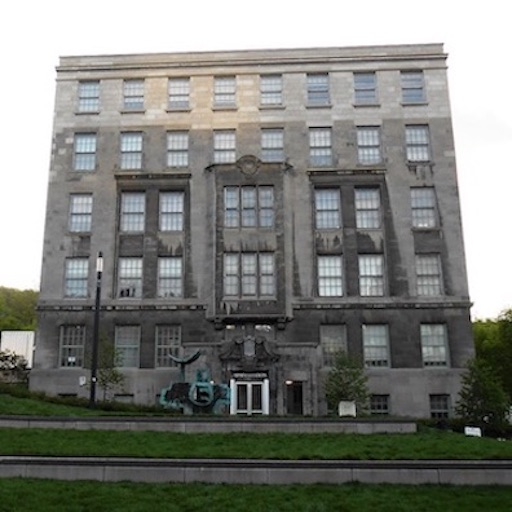
%> input picture A2/james.jpg, 512 x 512 px
$ octave --eval "heat_equation(imread('james.jpg'));"   (GNU Octave 9; MATLAB toolbox functions it lacks are replaced by stand-ins)
%> lines starting %> are read from the running program, lines starting %| are printed output that depends on the picture
%-------------------------- Heat Equation---------------------------------%
function heat_equation(image)
% Select green channel of the input image

im_green = image(:,:,2); % Green channel
im_green = im2double(im_green);
%> im_green: size 512x512 double

% imshow(im_green,[0 255]);

% Blur the image to generate a family of smoothed images, with smoothing
% scales sigma = 4,8,12,16
im_gauss4 = imgaussfilt(im_green,4);
im_gauss8 = imgaussfilt(im_green,8);
im_gauss12 = imgaussfilt(im_green,12);
im_gauss16 = imgaussfilt(im_green,16);
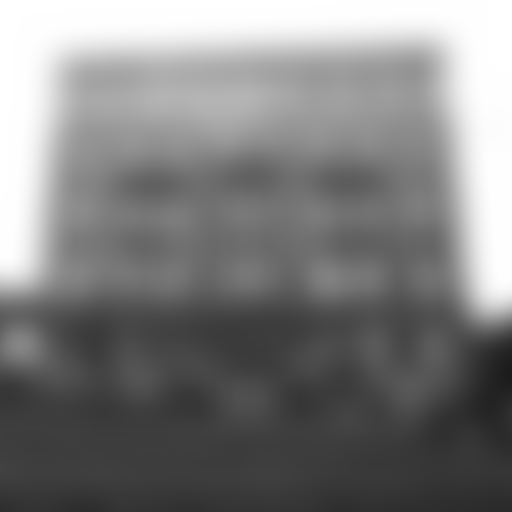
%> im_gauss16: size 512x512 double; min 0.108, max 1, mean 0.503

%==================== Implement heat equation ============================%

% Calculate the total diffution time corresponding to sigma = 4,8,12,16
total_time4 = 0.5*4^2;
total_time8 = 0.5*8^2;
total_time12 = 0.5*12^2;
total_time16 = 0.5*16^2;

% Set number of iteration
iter1 = 10;
iter2 = 35;
iter3 = 85;
iter4 = 130;

% Then we can get our delta_t
delta_t_4 = total_time4/iter1;
delta_t_8 = total_time8/iter2;
delta_t_12 = total_time12/iter3;
delta_t_16 = total_time16/iter4;

% Get size of padded image
[rows,cols] = size(im_green);
%> rows = 512; cols = 512

% Heat equation smoothing with time_step4
im_curr4 = im_green;
for i=0:delta_t_4:iter1
    im_next4 = zeros(rows,cols);

    [gx, gy] = gradient(im_curr4);
    [gxx, gxy] = gradient(gx);
    [gxy, gyy] = gradient(gy);

    im_next4 = im_curr4+delta_t_4*(gxx+gyy);
    %figure,imshow(im_next4);
    im_curr4 = im_next4;
end

im_time_step4 = im_curr4;

% Heat equation smoothing with time_step8
im_curr8 = im_green;
for i=0:delta_t_8:iter2
    im_next8 = zeros(rows,cols);

    [gx, gy] = gradient(im_curr8);
    [gxx, gxy] = gradient(gx);
    [gxy, gyy] = gradient(gy);

    im_next8 = im_curr8+delta_t_8*(gxx+gyy);
    %figure,imshow(im_next8);
    im_curr8 = im_next8;
end
%> this loop made 39 passes
%> pass 1, in heat_equation, `[gxy, gyy] = gradient(gy);`:
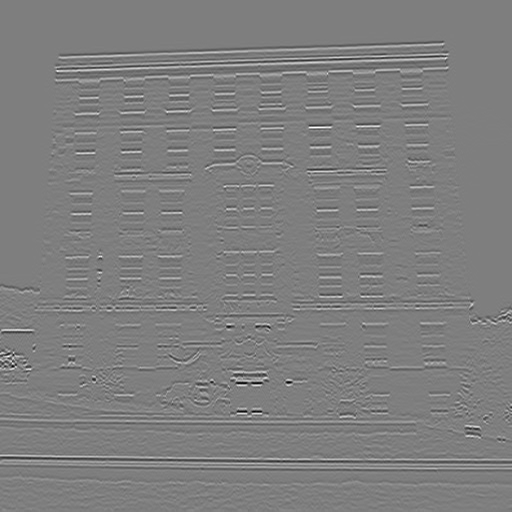
%> gyy: size 512x512 double; min -0.283, max 0.286, mean 5.11e-06; drawn with min black and max white
%> pass 1, in heat_equation, `im_next8 = im_curr8+delta_t_8*(gxx+gyy);`:
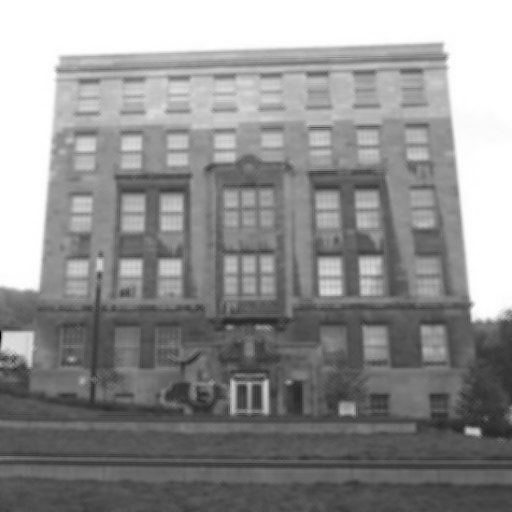
%> im_next8: size 512x512 double; min -0.155, max 1, mean 0.503; drawn with min black and max white

im_time_step8 = im_curr8;
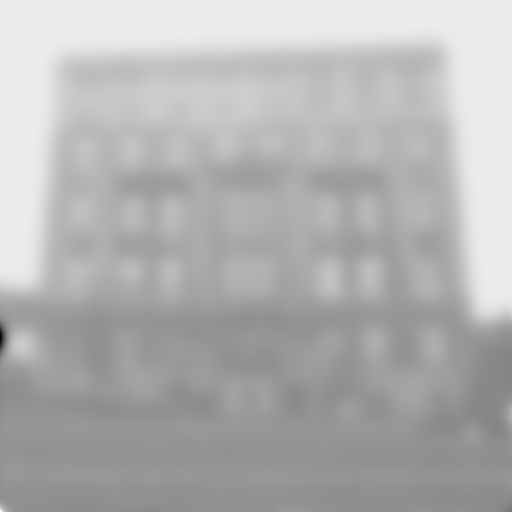
%> im_time_step8: size 512x512 double; min -1.05, max 1.17, mean 0.503; drawn with min black and max white

% Heat equation smoothing with time_step12
im_curr12 = im_green;
for i=0:delta_t_12:iter3
    im_next12 = zeros(rows,cols);

    [gx, gy] = gradient(im_curr12);
    [gxx, gxy] = gradient(gx);
    [gxy, gyy] = gradient(gy);

    im_next12 = im_curr12+delta_t_12*(gxx+gyy);
    %figure,imshow(im_next4);
    im_curr12 = im_next12;
end

im_time_step12 = im_curr12;
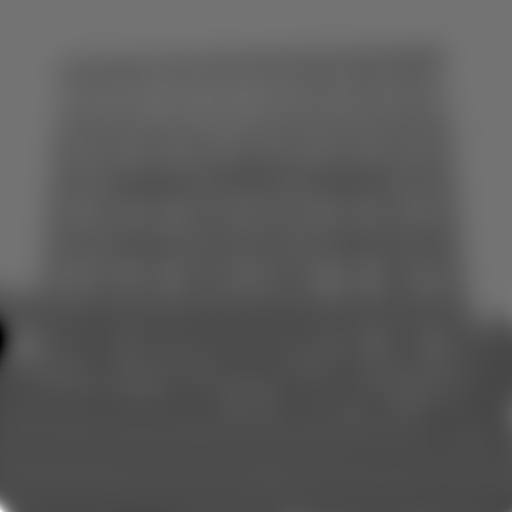
%> im_time_step12: size 512x512 double; min -1.25, max 3.71, mean 0.503; drawn with min black and max white

% Heat equation smoothing with time_step16
im_curr16 = im_green;
for i=0:delta_t_16:iter4
    im_next16 = zeros(rows,cols);

    [gx, gy] = gradient(im_curr16);
    [gxx, gxy] = gradient(gx);
    [gxy, gyy] = gradient(gy);

    im_next16 = im_curr16+delta_t_16*(gxx+gyy);
    im_curr16 = im_next16;
end

im_time_step16 = im_curr16;
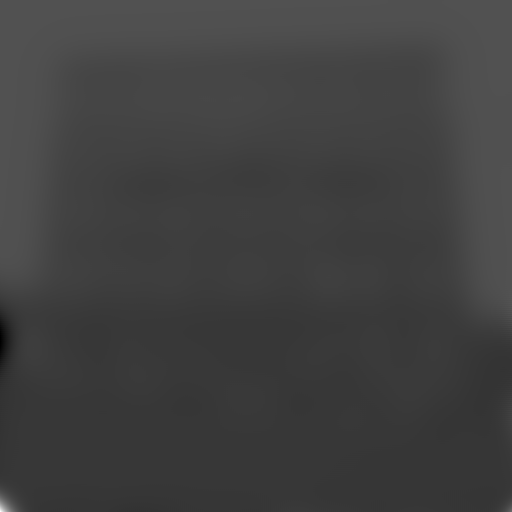
%> im_time_step16: size 512x512 double; min -1.4, max 6.14, mean 0.503; drawn with min black and max white

figure
subplot 341, imshow(im_gauss4); title('Gaussian sigma=4')
subplot 342, imshow(im_gauss8); title('Gaussian sigma=8')
subplot 343, imshow(im_gauss12); title('Gaussian sigma=12')
subplot 344, imshow(im_gauss16); title('Gaussian sigma=16')


subplot 345, imshow(im_time_step4); title('Heat Equation1,iter=10')
subplot 346, imshow(im_time_step8); title('Heat Equation2,iter=35')
subplot 347, imshow(im_time_step12); title('Heat Equation,iter=85')
subplot 348, imshow(im_time_step16); title('Heat Equation4,iter=130')

subplot 349, imshow(abs(im_time_step4-im_gauss4)); title('difference 1')
subplot(3,4,10), imshow(abs(im_time_step8-im_gauss8)); title('difference 2')
subplot(3,4,11), imshow(abs(im_time_step12-im_gauss12)); title('difference 3')
subplot(3,4,12), imshow(abs(im_time_step16-im_gauss16)); title('difference 4')
%> after `imshow(abs(im_time_step16-im_gauss16))`:
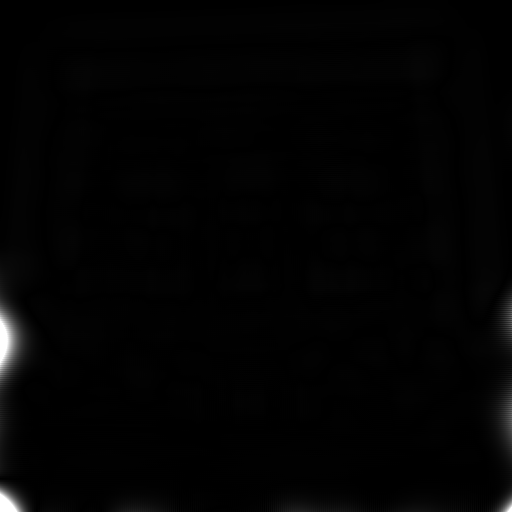
%> displayed picture: size 512x512, on the screen's scale of 0 to 255; min 0, max 255, mean 2.8; mean of the top-left, top-right, bottom-left and bottom-right quarters 1.1, 1.2, 5.9, 2.9
end
